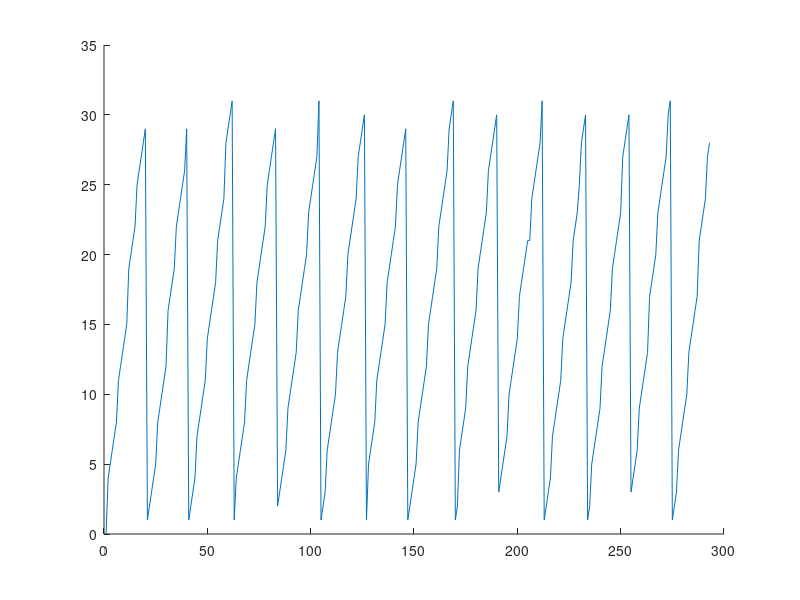

Source code (MATLAB):
figure(1);
hold on
temp=xlsread('Data_set.csv');
DataOfTest=temp(0.7*length(temp):length(temp),1);
DataOfTrain=temp(1:0.7*length(temp),1);

NumberOfTestPoint=length(DataOfTest);
NumberOfTrainPoint=length(DataOfTrain);
NumberOfAllPoint=NumberOfTrainPoint+NumberOfTestPoint;
x=linspace(1,NumberOfAllPoint,NumberOfAllPoint);
y=[(DataOfTrain(:,1));(DataOfTest(:,1))];
yMean=mean(y);
yStd=std(y);
plot(x,y);

